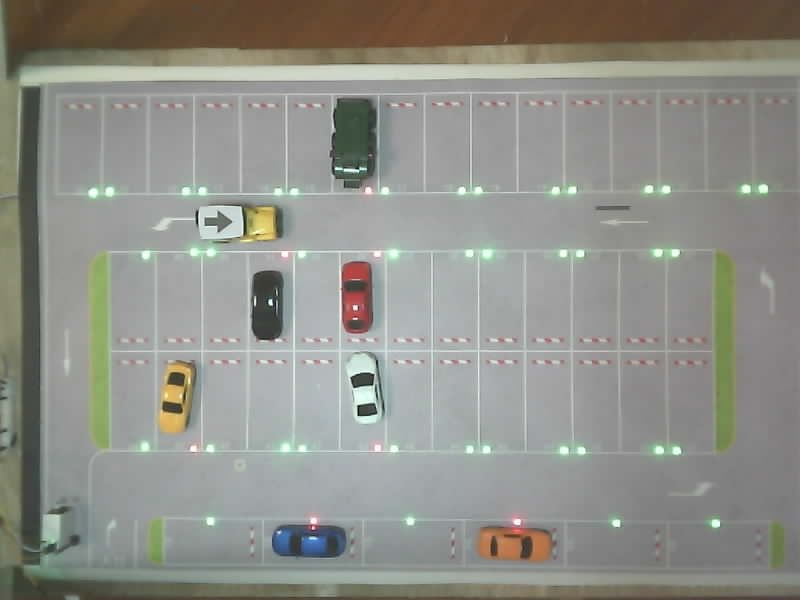
#> input picture vision/tests/data/arrow_frame.jpg, 800 x 600 px, given in place of stream, which was not available
$ python watch_vehicle_box.py
#> lines starting #> are read from the running program, lines starting #| are printed output that depends on the picture; after the words box and inside, x2 and y2 are one past the last pixel; in counts of white or black regions, pixels touching at a corner belong together
### vision/src/camera.py
"""Camera input for the parking vision PoC.

Two backends, chosen because the ESP32-S3-CAM's MJPEG stream is not readable by
OpenCV's bundled FFmpeg here:

* :class:`OpenCvVideoCapture` - plain ``cv2.VideoCapture``. Tried first, because
  it is the obvious answer and it does work for files and for some cameras.
* :class:`MjpegHttpReader` - a hand-rolled ``multipart/x-mixed-replace`` reader:
  parse the boundary, read ``Content-Length``, hand the JPEG bytes to
  ``cv2.imdecode``. Nothing but the standard library and OpenCV.

``open_camera()`` tries the first and falls back to the second, so callers do not
need to care which one is in use.

Measured on 2026-10-05 against http://192.168.3.118/stream:
``cv2.VideoCapture`` reports ``isOpened() == False`` ("Couldn't read video stream
from file"), while :class:`MjpegHttpReader` delivers ~13-14 fps at 800x600.

The reader drains the socket on its own thread, because a caller's cadence must not be able to
starve the connection - see :meth:`MjpegHttpReader._pump` for the numbers that made that matter.
"""

from __future__ import annotations

import re
import socket
import threading
import time
from collections import deque
import urllib.error
import urllib.request
from dataclasses import dataclass, field
from typing import Deque, Optional, Tuple

import cv2
import numpy as np

# The firmware sends this boundary; used only if the HTTP response does not
# advertise one.
DEFAULT_BOUNDARY = b"parkinglotcamboundary"

# Refuse to buffer more than this while hunting for a frame. A 800x600 JPEG is
# ~25 KB, so 4 MB is several frames of slack before we resynchronise.
MAX_BUFFER = 4 * 1024 * 1024

# How much to take off the socket in one go. The stream is about 282 KB/s in 25 KB frames, so a
# 64 KB read is two or three frames and one syscall each, instead of 8192 bytes and four syscalls
# per frame - which is what used to leave this reader 40% behind the stream.
READ_SIZE = 64 * 1024

# A single chunk cannot contain more than a few frames; a bound keeps a corrupted buffer from
# spinning the reader thread forever.
MAX_FRAMES_PER_READ = 8

# How many decoded frames may wait for the caller. Two: enough that a burst is not thrown away,
# short enough that the caller is never more than a frame or two behind the camera.
MAX_PENDING = 2


@dataclass
class StreamStats:
    """Lightweight counters so the caller can report real fps and stalls."""

    frames: int = 0              # decoded, whether or not the caller was quick enough to take it
    skipped: int = 0             # decoded but replaced by a newer one before the caller asked
    reconnects: int = 0
    decode_failures: int = 0
    started_at: float = field(default_factory=time.time)
    last_frame_at: float = 0.0

    def fps(self) -> float:
        dt = max(time.time() - self.started_at, 1e-6)
        return self.frames / dt

    def summary(self) -> str:
        return (f"frames={self.frames} fps={self.fps():.1f} skipped={self.skipped} "
                f"reconnects={self.reconnects} decode_failures={self.decode_failures}")


class CameraError(RuntimeError):
    pass


class OpenCvVideoCapture:
    """Thin wrapper over ``cv2.VideoCapture``."""

    name = "opencv"

    def __init__(self, source: str):
        self.source = source
        self.stats = StreamStats()
        self._cap = cv2.VideoCapture(source)
        if not self._cap.isOpened():
            self._cap.release()
            raise CameraError(f"cv2.VideoCapture could not open {source!r}")

    def read(self) -> Optional[np.ndarray]:
        ok, frame = self._cap.read()
#> frame is the input picture: shape (600, 800, 3); mean B, G, R 137, 144.1, 143.7
        if not ok or frame is None:
            return None
        self.stats.frames += 1
        self.stats.last_frame_at = time.time()
        return frame

    def close(self) -> None:
        self._cap.release()

    # [4 lines left out: function resolution, not called in this run]


class MjpegHttpReader:
    """Read an MJPEG ``multipart/x-mixed-replace`` stream over HTTP.

    The firmware always sends ``Content-Length`` per part, which makes framing
    trivial; if a future server omits it we fall back to scanning for the next
    boundary. The connection is re-established automatically, because a camera
    node rebooting (or an OTA) must not kill the viewer.
    """

    name = "mjpeg-http"

    _HEADER_RE = re.compile(rb"Content-Type:\s*image/jpeg", re.IGNORECASE)
    _LENGTH_RE = re.compile(rb"Content-Length:\s*(\d+)", re.IGNORECASE)

    # [209 lines left out: functions __init__, _connect, _close, _extract, _pump, _decode and 4 more, not called in this run]

    @property
    def resolution(self) -> Tuple[int, int]:
        return (self._width, self._height)


def open_camera(source: str, backend: str = "auto", timeout: float = 6.0):
    """Open ``source``.

    backend:
        ``auto``   - try cv2.VideoCapture, fall back to the HTTP reader
        ``opencv`` - only cv2.VideoCapture
        ``mjpeg``  - only the HTTP multipart reader
    """
    if backend not in ("auto", "opencv", "mjpeg"):
        raise ValueError(f"unknown backend {backend!r}")

    if backend in ("auto", "opencv"):
        try:
            cam = OpenCvVideoCapture(source)
            # An open capture that yields nothing is worse than useless, so
            # require one frame before accepting this backend.
            deadline = time.time() + 5.0
            while time.time() < deadline:
                if cam.read() is not None:
                    return cam
            cam.close()
            if backend == "opencv":
                raise CameraError("cv2.VideoCapture opened but produced no frames")
        except CameraError:
            if backend == "opencv":
                raise

    if not source.lower().startswith(("http://", "https://")):
        raise CameraError(f"{source!r} is not an HTTP URL and cv2.VideoCapture failed")
    return MjpegHttpReader(source, timeout=timeout)

### vision/src/hsv_marker.py
"""The car's position, from the red arrow on its roof - HSV mask plus Hu-moment shape.

This is the spike in tools/hero_lab/hsv_spike promoted to production, and the reasoning is
in its README. The short version:

  * The arrow is OrangeRed, H 24-46 (median 31), not the H 0-10/170-180 that "red" suggests.
    A mask on the textbook red arcs finds a different red object and reports it confidently.
  * Once the arc covers the arrow, 200 frames gave 2.17 candidates per frame and a candidate
    within 60 px of the arrow in 200/200 of them, with 1.3 px of centre jitter.
  * cv2.matchShapes against one stored arrow contour cuts the rest: <=0.415 keeps 199/200
    arrow candidates and 9/243 of everything else.
  * No model file, no training set, and it does not care where on the table the car is -
    which matters, because the HOG model stopped detecting entirely when the car was moved
    (0 hits in 40 frames) while this found it 40/40.

Position only. The heading is not in here: Hu moments are rotation invariant by construction,
and the template phase of the spike measured too weak at 800x600 to supply an angle. The
caller gets a box and a centre and asks red_arrow.detect_in_box for the direction.
"""

from __future__ import annotations

import json
import json
import os
import math
from typing import Optional, Sequence, Tuple

import cv2
import numpy as np

DATA_DIR = os.path.join(os.path.dirname(os.path.dirname(os.path.abspath(__file__))),
                        "data", "hsv_marker")
REFERENCE_PATH = os.path.join(DATA_DIR, "reference_arrow.json")

# The measured arc, not the textbook one. See the module docstring.
H1_MIN, H1_MAX = 0, 50
H2_MIN, H2_MAX = 170, 180
S_MIN, V_MIN = 60, 40

MIN_AREA, MAX_AREA = 40, 1200
MIN_WIDTH, MIN_HEIGHT = 8, 8
MIN_ASPECT, MAX_ASPECT = 0.6, 4.0

OPEN_KERNEL = 3
CLOSE_KERNEL = 5

# Measured in the spike. 0.415 kept 199/200 arrow candidates and 9/243 of the rest, but in
# production one of those 9 landed on a bay light and threw the position 220 px across the
# frame. 0.300 costs 5 arrow frames out of 200 (recall 0.975) and drops the false positives to
# 2/243, which is the better trade for something that drives the route.
MAX_SHAPE = 0.300

# The arrow does not leave the table, so anything outside this is not it.
ROI = (0, 60, 800, 560)

# The bottom strip of the picture is the LED band on the table edge, and a red blob there is the
# single most persistent false positive this detector has. Narrowing the whole ROI to exclude it
# (60, 80, 640, 460) also cut off the left and right columns, which is where five of the eight
# calibrated arrow positions sit - measured: 32/32 positions inside the old ROI, 9/32 inside the
# narrow one. So the guard is a band, not a smaller rectangle.
BOTTOM_GUARD_Y = 550      # nothing whose centre is below this is the arrow (measured y max: 490)

_reference: Optional[np.ndarray] = None
_reference_failed = False


def _load_reference() -> Optional[np.ndarray]:
    global _reference, _reference_failed
    if _reference is not None or _reference_failed:
        return _reference
    try:
        with open(REFERENCE_PATH, "r", encoding="utf-8") as f:
            data = json.load(f)
        _reference = np.array(data["contour"], np.int32).reshape(-1, 1, 2)
    except Exception:  # missing or unreadable reference: say so, do not crash the loop
        _reference_failed = True
        _reference = None
    return _reference


# [14 lines left out: function red_mask, not called in this run]


def _contour(mask: np.ndarray, bbox: Tuple[int, int, int, int]) -> Optional[np.ndarray]:
    x, y, w, h = bbox
    sub = mask[y:y + h, x:x + w]
    contours, _ = cv2.findContours(sub, cv2.RETR_EXTERNAL, cv2.CHAIN_APPROX_NONE)
    if not contours:
        return None
    return max(contours, key=cv2.contourArea)


# --------------------------------------------------------------------------- reference bank
#
# One reference contour was never enough: the same arrow scores 0.03 against a contour taken in
# its own orientation and 0.7 against one taken across it. The bank is built once at import from
# the calibration frames the operator actually marked, plus eight programmatic rotations, and is
# only a *scorer* - in TRACKING the shape score is a feature handed to hero_belief, not a gate.
BANK_DIR = os.path.join(os.path.dirname(os.path.dirname(os.path.abspath(__file__))),
                        "data", "hsv_marker")
BANK_CALIB = os.path.join(BANK_DIR, "calibration.jsonl")
BANK_FRAMES = os.path.join(BANK_DIR, "frames")

_bank: Optional[list] = None
_bank_sources: Optional[list] = None


# [8 lines left out: function _rotations, not called in this run]


def load_bank() -> list:
    """Real sampled contours plus rotated fallbacks. Built once, reused for every frame."""
    global _bank, _bank_sources
    if _bank is not None:
        return _bank
    refs, sources = [], []
    try:
        with open(BANK_CALIB, "r", encoding="utf-8") as fh:
            rows = [json.loads(line) for line in fh if line.strip()]
    except Exception:
        rows = []
    for r in rows:
        name = r.get("frame")
        bbox = r.get("bbox")
        s_min = r.get("s_min_used") or S_MIN
        if not name or not bbox:
            continue
        img = cv2.imread(os.path.join(BANK_FRAMES, name))
        if img is None:
            continue
        hsv = cv2.cvtColor(img, cv2.COLOR_BGR2HSV)
        mask, _n, _st, _ce = _components(hsv, int(s_min), V_MIN)
        x, y, w, h = (int(v) for v in bbox)
        sub = (mask[y:y + h, x:x + w] > 0).astype(np.uint8)
        contours, _h = cv2.findContours(sub * 255, cv2.RETR_EXTERNAL, cv2.CHAIN_APPROX_NONE)
        if not contours:
            continue
        refs.append(max(contours, key=cv2.contourArea))
        sources.append({"frame": name, "batch": r.get("batch"), "s_min": s_min})
    fallback = _load_reference()
    if fallback is not None:
        for c in _rotations(fallback):
            refs.append(c)
            sources.append({"frame": None, "batch": "rotated", "s_min": None})
    _bank, _bank_sources = refs, sources
    return _bank


def bank_size() -> int:
    return len(load_bank())


def shape_score(contour: np.ndarray) -> tuple[float, int]:
    """Best (lowest) matchShapes score over the bank, and which entry gave it."""
    refs = load_bank()
    if not refs:
        single = _load_reference()
        if single is None:
            return 1.0, -1
        return float(cv2.matchShapes(contour, single, cv2.CONTOURS_MATCH_I1, 0.0)), -1
    best, which = 9.9, -1
    for i, ref in enumerate(refs):
        v = float(cv2.matchShapes(contour, ref, cv2.CONTOURS_MATCH_I1, 0.0))
        if v < best:
            best, which = v, i
    return best, which


# --------------------------------------------------------------------------- candidate pool
#
# One saturation threshold cannot serve the whole table. Measured: at (240,485) the arrow is
# bright (S~115) and S>=60 finds it in 105 of 120 frames, while at (68,475) it sits in shadow
# (S 55..81) and S>=60 keeps only its most saturated core, turning it into an 18x30 diamond that
# fails the shape gate 12/12 times. S>=45 recovers the arrow there (32x17, shape 0.13) but at the
# bright position it merges the arrow with the red around it and drops to 9/120.
#
# So the threshold level becomes a *candidate generator*, not a verdict: every level produces
# blobs, duplicates are merged, and the resulting pool is scored by whoever knows the history
# (hero_belief). No single level decides anything on its own.
S_LEVELS = (60, 50, 45)


def _components(hsv: np.ndarray, s_min: int, v_min: int) -> tuple[np.ndarray, int, np.ndarray,
                                                                  np.ndarray]:
#> called with s_min = 60, v_min = 40
    mask = cv2.inRange(hsv, (H1_MIN, s_min, v_min), (H1_MAX, 255, 255))
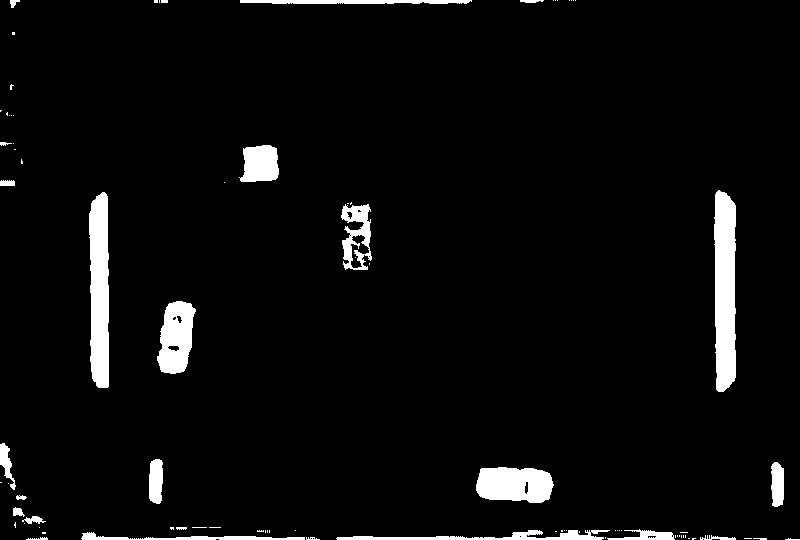
#> mask: shape (540, 800); 4.5% white; 85 white regions (59 under 20 px), largest, box (x1, y1, x2, y2) and area: (714, 190, 736, 392) 3905, (89, 192, 109, 388) 3423, (476, 467, 554, 503) 2310
    mask |= cv2.inRange(hsv, (H2_MIN, s_min, v_min), (H2_MAX, 255, 255))
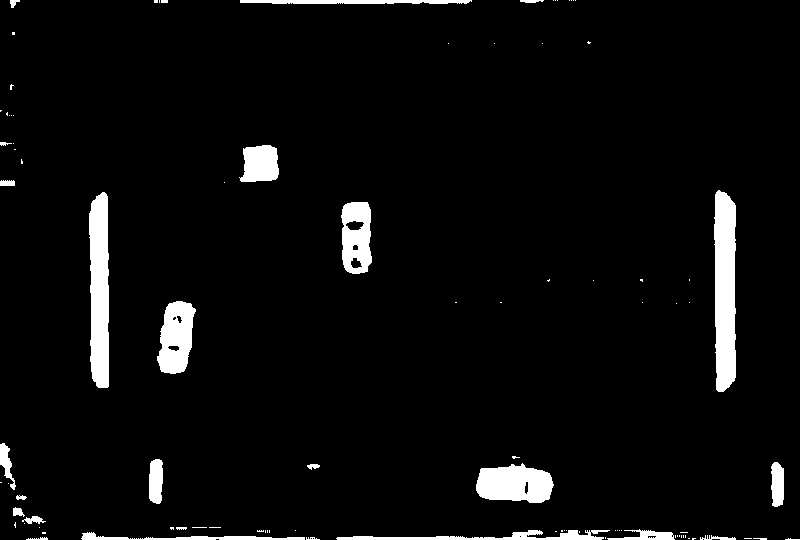
#> mask: shape (540, 800); 4.6% white; 96 white regions (69 under 20 px), largest, box (x1, y1, x2, y2) and area: (714, 190, 736, 392) 3905, (89, 192, 109, 388) 3423, (476, 463, 554, 503) 2369
    k_open = cv2.getStructuringElement(cv2.MORPH_ELLIPSE, (OPEN_KERNEL, OPEN_KERNEL))
    k_close = cv2.getStructuringElement(cv2.MORPH_ELLIPSE, (CLOSE_KERNEL, CLOSE_KERNEL))
    mask = cv2.morphologyEx(mask, cv2.MORPH_OPEN, k_open)
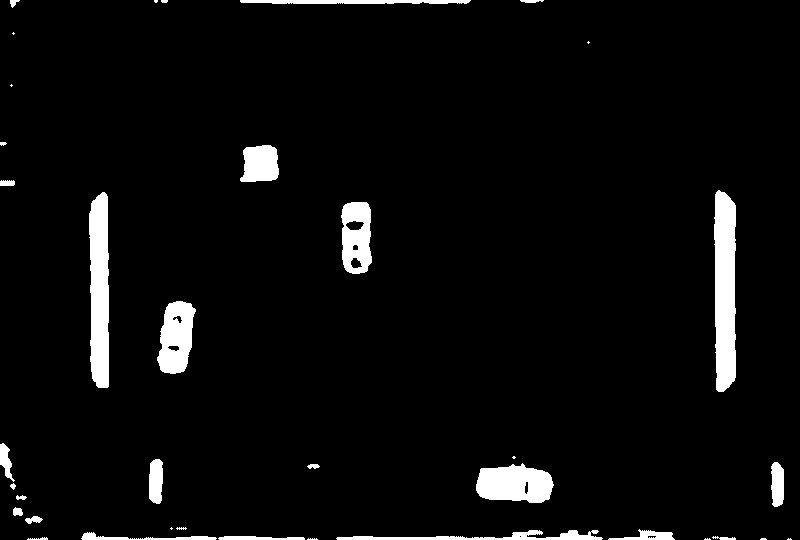
#> mask: shape (540, 800); 4.5% white; 37 white regions (11 under 20 px), largest, box (x1, y1, x2, y2) and area: (714, 190, 736, 392) 3903, (89, 192, 109, 388) 3422, (476, 463, 554, 503) 2367
    mask = cv2.morphologyEx(mask, cv2.MORPH_CLOSE, k_close)
#> mask: shape (540, 800); 4.6% white; 32 white regions (7 under 20 px)
    n, labels, stats, cents = cv2.connectedComponentsWithStats(mask, 8)
#> labels: shape (540, 800) int32; 33 distinct labels, from 0 to 32
#> (the rest of the program and of its run is left out)
